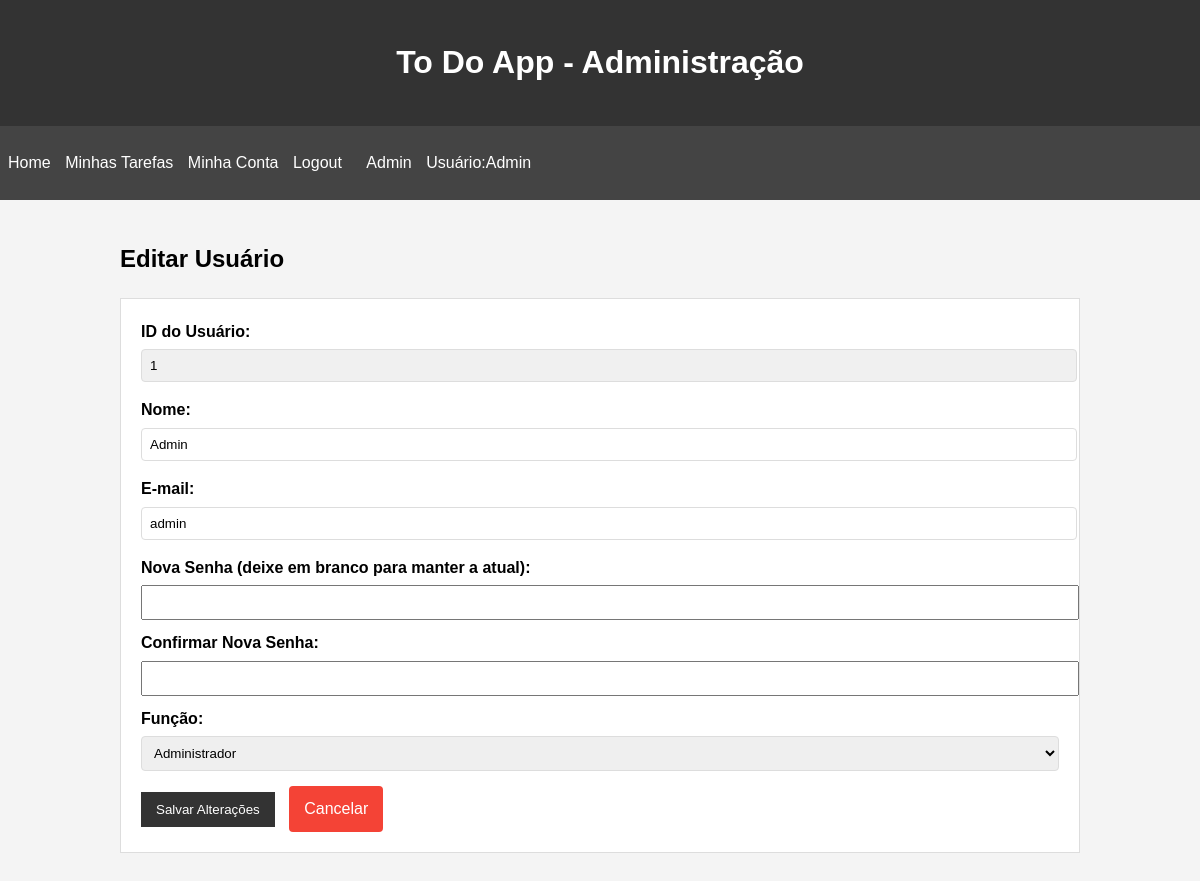
The app's page /user?id=1 (signed in) with its own data.
### tables this page shows
CREATE TABLE users (
        id INTEGER PRIMARY KEY AUTOINCREMENT,
        name VARCHAR(100) NOT NULL,
        email VARCHAR(100) NOT NULL UNIQUE,
        password VARCHAR(255) NOT NULL,
        is_admin BOOLEAN DEFAULT 0);

### src/Controller/UserController.php (called while the page is built, shortened)
<?php
class UserController
{
    private UserRepository $repository;
    public function __construct(UserRepository $repository)
    {
        $this->repository = $repository;
    }
    public function UpdatePage(): void
    {
        $id = $_GET['id'];
        $user = $this->repository->findById($id);
        require_once __DIR__ . "/../../view/edit-user.php";
    }
}

### src/Repository/UserRepository.php (called while the page is built, shortened)
<?php
class UserRepository
{
    private PDO $pdo;
    public function __construct(PDO $pdo)
    {
        $this->pdo = $pdo;
    }
    private function hydrateUser(array $data): User
    {
        $user = new User($data['name'], $data['email'],  $data['is_admin']);
        $user->setId($data['id']);
        $user->setPassword($data['password']);
        return $user;
    }
    public function findById(int $id): User|null
    {
        $stmt = $this->pdo->prepare('
        SELECT * FROM users WHERE id = ?;
        ');
        $stmt->bindValue(1, $id);
        $stmt->execute();
        $user = $stmt->fetch(PDO::FETCH_ASSOC);
        if ($user) {
            return $this->hydrateUser($user);
        } else {
            return null;
        }
    }
}

### src/Entity/User.php (called while the page is built, shortened)
<?php
class User
{
    public function __construct(string $name, string $email, ?int $is_admin = 0)
    {
        $this->name = $name;
        $this->email = $email;
        $this->is_admin = $is_admin;
    }
    public function setId(int $id): void
    {
        $this->id = $id;
    }
}

### view/edit-user.php (the view, shortened to what this page needs)
    <?php include_once 'Includes/header.php'; ?>
    <main class="container">
        <h2>Editar Usuário</h2>
        <form method="post" action="/editar-user">
            <div>
                <label for="user-id">ID do Usuário:</label>
                <input type="text" id="user-id" name="id" value="<?= $user->id; ?>" readonly>
            </div>
            <div>
                <label for="name">Nome:</label>
                <input type="text" id="name" name="name" value="<?= $user->name; ?>" >
            </div>
            <div>
                <label for="email">E-mail:</label>
                <input type="text" id="email" name="email" value="<?= $user->email; ?>" >
            </div>
            <div>
                <label for="password">Nova Senha (deixe em branco para manter a atual):</label>
                <input type="password" id="password" name="password">
            </div>
            <div>
                <label for="confirm-password">Confirmar Nova Senha:</label>
                <input type="password" id="confirm-password" name="confirm_password">
            </div>
            <div>
                <label for="role">Função:</label>
                <select id="role" name="role" >
                    <option value="1" <?= $user->is_admin == 1 ? 'selected' : '';  ?>>Administrador</option>
                </select>
            </div>
            <div>
                <input type="submit" value="Salvar Alterações">
                <a href="/admin" class="button">Cancelar</a>
            </div>
        </form>
    </main>
</body>
</html>

### public/css/styles.css (style rules this page uses)
body { font-family: Arial, sans-serif; line-height: 1.6; margin: 0; padding: 0; background-color: #f4f4f4; }
.container { width: 80%; margin: auto; overflow: hidden; padding: 20px; }
form { background: #fff; border: 1px solid #ddd; padding: 20px; margin-bottom: 20px; }
input[type="text"], input[type="email"], input[type="password"], input[type="date"], select { width: 100%; padding: 8px; margin-bottom: 10px; }
input[type="submit"] { background: #333; color: #fff; padding: 10px 15px; border: none; cursor: pointer; }
label { display: block; margin-bottom: 5px; font-weight: bold; }
input[type="text"], input[type="date"], select { width: 100%; padding: 8px; margin-bottom: 15px; border: 1px solid #ddd; border-radius: 4px; }
input[readonly] { background-color: #f0f0f0; }
.button { display: inline-block; background-color: #f44336; color: white; padding: 10px 15px; text-align: center; text-decoration: none; border-radius: 4px; margin-left: 10px; }

### records on screen
users: id "1", name "Admin", email "admin", role "Administrador"

### other values on screen
$_SESSION['nome'] "Admin"
